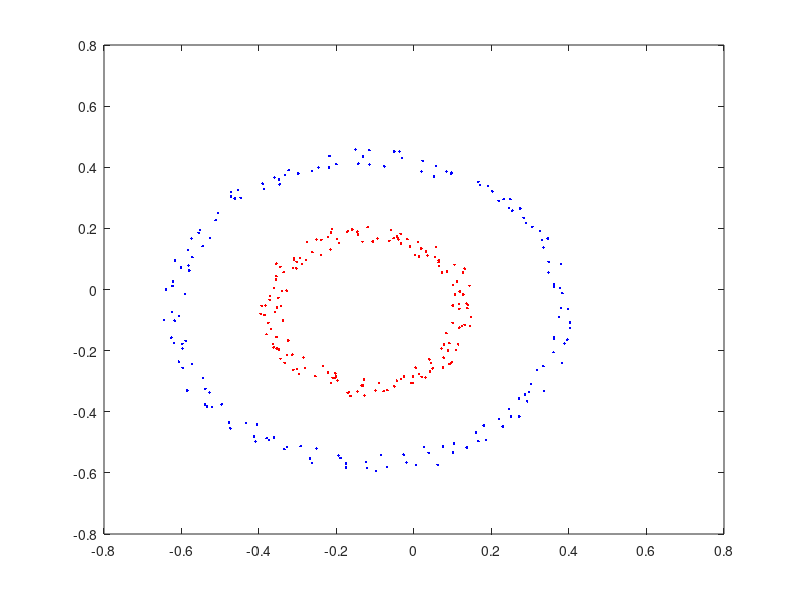

Reproduce this figure in MATLAB.
clear;
load('twoCircles.mat');
dataSet=twoCircles;
plot(dataSet(labels==1,1),dataSet(labels==1,2),'r.', dataSet(labels==2,1),dataSet(labels==2,2),'b.');


% for i=1:m
%     if labels(i, 1)==1
%         plot(Flame(i,1),Flame(i,2),'b.','MarkerSize',10);
%         hold on;
%     elseif labels(i, 1)==2
%     	plot(Flame(i,1),Flame(i,2),'r.','MarkerSize',10);
%         hold on;
%     else
%         plot(Flame(i,1),Flame(i,2),'g.','MarkerSize',10);
%         hold on;
%     end
% end